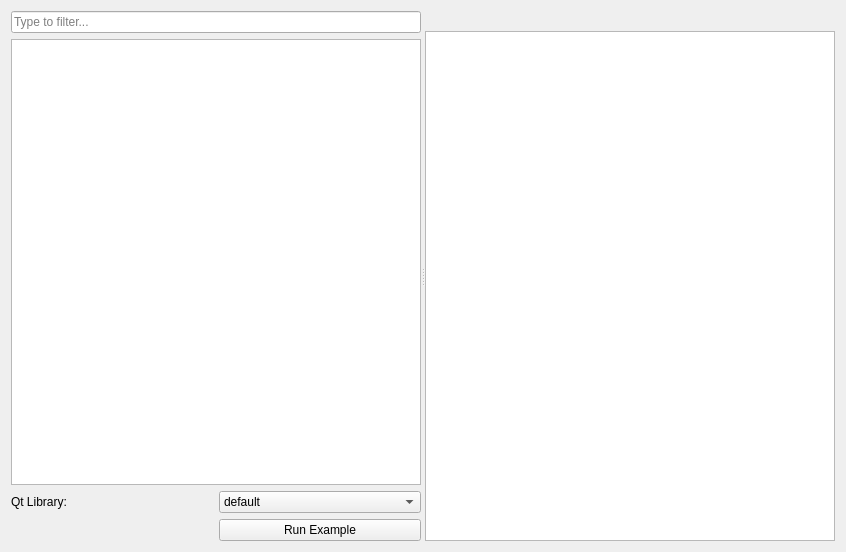
<?xml version="1.0" encoding="UTF-8"?>
<ui version="4.0">
 <class>Form</class>
 <widget class="QWidget" name="Form">
  <property name="geometry">
   <rect>
    <x>0</x>
    <y>0</y>
    <width>846</width>
    <height>552</height>
   </rect>
  </property>
  <property name="windowTitle">
   <string>PyQtGraph</string>
  </property>
  <layout class="QGridLayout" name="gridLayout_2">
   <item row="1" column="0">
    <widget class="QSplitter" name="splitter">
     <property name="orientation">
      <enum>Qt::Horizontal</enum>
     </property>
     <widget class="QWidget" name="layoutWidget">
      <layout class="QGridLayout" name="gridLayout">
       <item row="1" column="0" colspan="2">
        <widget class="QTreeWidget" name="exampleTree">
         <attribute name="headerVisible">
          <bool>false</bool>
         </attribute>
         <column>
          <property name="text">
           <string notr="true">1</string>
          </property>
         </column>
        </widget>
       </item>
       <item row="4" column="1">
        <widget class="QPushButton" name="loadBtn">
         <property name="text">
          <string>Run Example</string>
         </property>
        </widget>
       </item>
       <item row="2" column="0">
        <widget class="QLabel" name="label">
         <property name="text">
          <string>Qt Library:</string>
         </property>
        </widget>
       </item>
       <item row="2" column="1">
        <widget class="QComboBox" name="qtLibCombo">
         <item>
          <property name="text">
           <string>default</string>
          </property>
         </item>
         <item>
          <property name="text">
           <string>PyQt5</string>
          </property>
         </item>
         <item>
          <property name="text">
           <string>PySide2</string>
          </property>
         </item>
         <item>
          <property name="text">
           <string>PySide6</string>
          </property>
         </item>
         <item>
          <property name="text">
           <string>PyQt6</string>
          </property>
         </item>
        </widget>
       </item>
       <item row="0" column="0" colspan="2">
        <widget class="QLineEdit" name="exampleFilter">
         <property name="placeholderText">
          <string>Type to filter...</string>
         </property>
        </widget>
       </item>
      </layout>
     </widget>
     <widget class="QWidget" name="layoutWidget">
      <layout class="QVBoxLayout" name="verticalLayout">
       <item>
        <widget class="QLabel" name="loadedFileLabel">
         <property name="font">
          <font>
           <bold>true</bold>
          </font>
         </property>
         <property name="text">
          <string/>
         </property>
         <property name="alignment">
          <set>Qt::AlignCenter</set>
         </property>
        </widget>
       </item>
       <item>
        <widget class="QPlainTextEdit" name="codeView">
         <property name="font">
          <font>
            <family>Courier New</family>
          </font>
         </property>
        </widget>
       </item>
      </layout>
     </widget>
    </widget>
   </item>
  </layout>
 </widget>
 <resources/>
 <connections/>
</ui>
